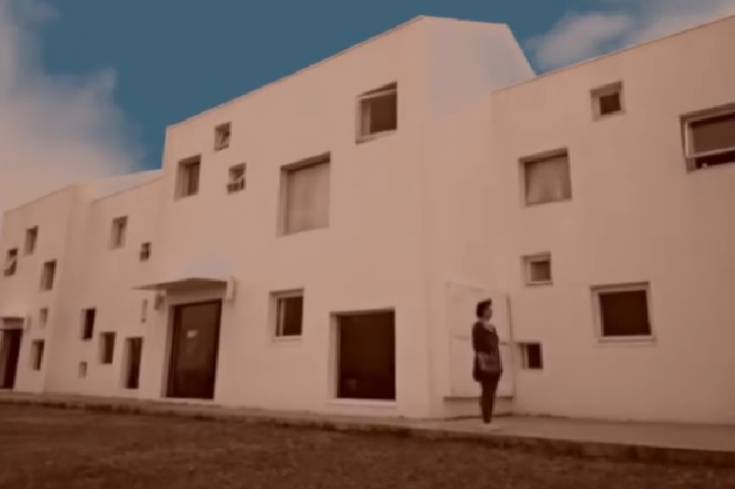
#> input picture SCNU实验要求与代码/Experiment1/input_rgb_image.jpg, 735 x 489 px
$ python 1.py
#> lines starting #> are read from the running program, lines starting #| are printed output that depends on the picture; after the words box and inside, x2 and y2 are one past the last pixel; in counts of white or black regions, pixels touching at a corner belong together
from PIL import Image
import matplotlib.pyplot as plt
import numpy as np

# 读取RGB图像
input_image = Image.open("input_rgb_image.jpg")#读入图像
#> input_image is the input picture: PIL image 735x489 RGB; mean R, G, B 138.8, 110.7, 98.3

# 显示原始RGB图像
plt.figure(figsize=(12, 4))#创建新的图形窗口，大小：宽度为12英寸，高度为4英寸
plt.subplot(131)#在窗口中创建子图：(131)中的1表示总行数，3表示总列数，1表示当前子图的位置。
plt.title("RGB Image")#当前子图标题
plt.imshow(input_image)
plt.axis('off')#不显示坐标轴

# 将图像转换为灰度图像
gray_image = input_image.convert("L")
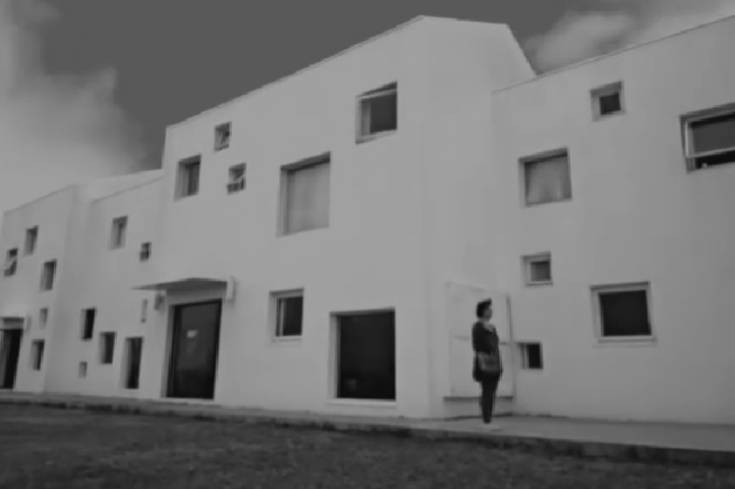
#> gray_image: PIL image 735x489 L; min 9, max 167, mean 117.6

#显示灰度图像
plt.subplot(132)
plt.title("Gray Image")#当前子图标题
plt.imshow(gray_image, cmap='gray')#告诉matplotlib使用灰度颜色映射来显示图像，否则可能会选择其他颜色映射
plt.axis('off')

# 将图像进行二值化处理
threshold = 128  # 二值化的阈值，改变其大小会得到不同的结果
binary_image = gray_image.point(lambda p: p > threshold and 255)#使用lambda表达式确定阈值
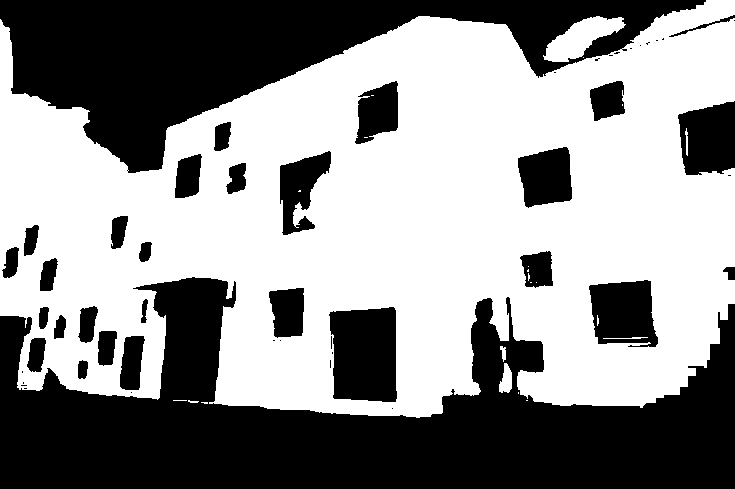
#> binary_image: PIL image 735x489 L; 56.2% white; 51 black regions (22 under 20 px), largest, box (x1, y1, x2, y2) and area: (0, 277, 735, 489) 79633, (0, 0, 706, 173) 47734, (329, 307, 397, 402) 5747

#显示二值化图像
plt.subplot(133)
plt.title("Binary Image")
plt.imshow(binary_image, cmap='gray')
plt.axis('off')

# 展示图像
plt.tight_layout()
plt.show()
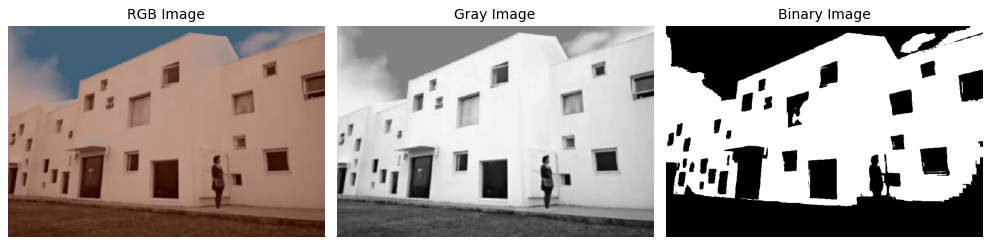
#> figure drawn by matplotlib, 3 panels
